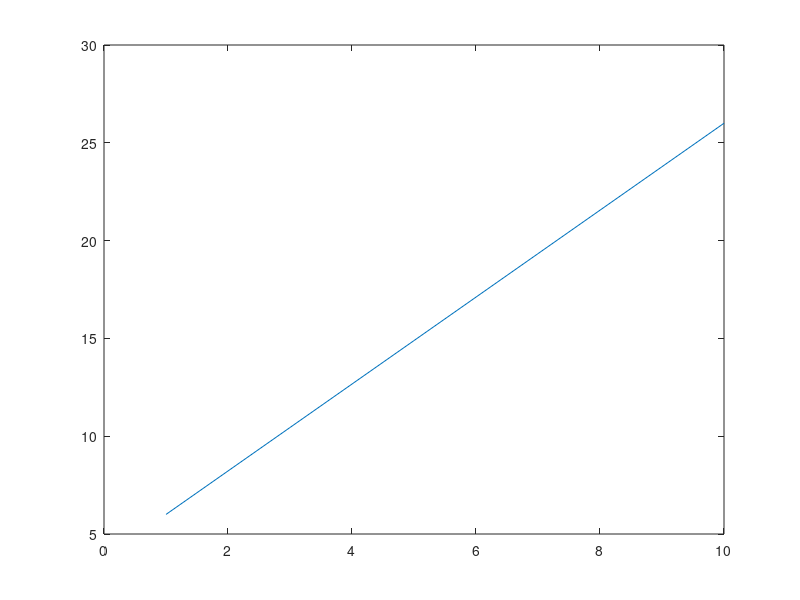

Here is the MATLAB script that generated this plot: (Note: this script raises an error after producing the figure.)
%% try out anonymous function
m = 2;
n = 6;
fun_linear = @(x) m*x + n;

x = linspace(0, 10, 10);
y = fun_linear(x);
plot(y)

%% linear least squares problem
% Find the shortest distance from the origin [0 0 0] to the plane x_1 +
% 2*x_2 + 4*x_3 = 7. In other words, minimize f(x) = x_1^2 + x_2^2 + x_3^3
% subject to the constraint x_1 + 2*x_2 + 4*x_3 = 7.

pointtoplane = optimproblem;
x = optimvar('x',3);

obj = sum(x.^2); % objective function
pointtoplane.Objective = obj;

v = [1,2,4]; % linear constraint
pointtoplane.Constraints = dot(x,v) == 7;
show(pointtoplane)

[sol,fval,exitflag,output] = solve(pointtoplane);
disp(sol.x)

%% nonlinear least squares problem
% generate date from the following exponential decay model plus noise: 
% y = exp(-1.3t) + eps. Problem: given data (t,y) find the exponential
% decay rate that best fits the data.

rng default
t = linspace(0,3);
y = exp(-1.3*t) + 0.05*randn(size(t));
fun_nonlinear = @(r) exp(-r*t) - y; % y_hat-y, function to minimize

x0 = 4; % arbitrarily choose initial guess 
x = lsqnonlin(fun_nonlinear,x0);

plot(t,y,'ko')
hold on;
plot(t,exp(-x*t),'b-')
legend('Data','Best fit')
xlabel('t')
ylabel('exp(-tx)')